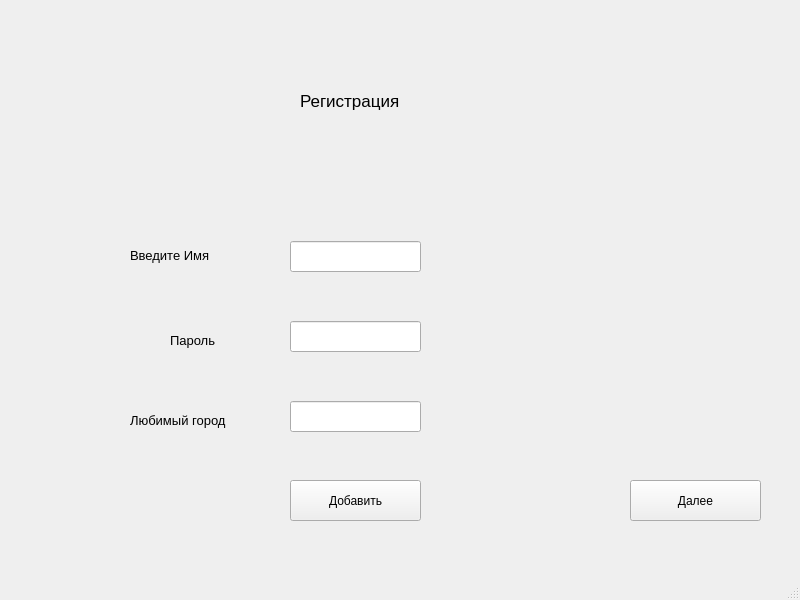
<?xml version="1.0" encoding="UTF-8"?>
<ui version="4.0">
 <class>MainWindow</class>
 <widget class="QMainWindow" name="MainWindow">
  <property name="geometry">
   <rect>
    <x>0</x>
    <y>0</y>
    <width>800</width>
    <height>600</height>
   </rect>
  </property>
  <property name="windowTitle">
   <string>MainWindow</string>
  </property>
  <widget class="QWidget" name="centralwidget">
   <widget class="QLabel" name="label">
    <property name="geometry">
     <rect>
      <x>10</x>
      <y>0</y>
      <width>811</width>
      <height>571</height>
     </rect>
    </property>
    <property name="text">
     <string/>
    </property>
    <property name="pixmap">
     <pixmap>1613686188_25-p-fon-dlya-prezentatsii-pogoda-25.png</pixmap>
    </property>
   </widget>
   <widget class="QLabel" name="label_2">
    <property name="geometry">
     <rect>
      <x>300</x>
      <y>80</y>
      <width>181</width>
      <height>41</height>
     </rect>
    </property>
    <property name="font">
     <font>
      <pointsize>13</pointsize>
     </font>
    </property>
    <property name="text">
     <string>Регистрация</string>
    </property>
   </widget>
   <widget class="QLabel" name="label_3">
    <property name="geometry">
     <rect>
      <x>130</x>
      <y>240</y>
      <width>141</width>
      <height>31</height>
     </rect>
    </property>
    <property name="font">
     <font>
      <pointsize>10</pointsize>
     </font>
    </property>
    <property name="text">
     <string>Введите Имя</string>
    </property>
   </widget>
   <widget class="QLabel" name="label_4">
    <property name="geometry">
     <rect>
      <x>170</x>
      <y>320</y>
      <width>61</width>
      <height>41</height>
     </rect>
    </property>
    <property name="font">
     <font>
      <pointsize>10</pointsize>
     </font>
    </property>
    <property name="text">
     <string>Пароль</string>
    </property>
   </widget>
   <widget class="QLineEdit" name="lineEdit">
    <property name="geometry">
     <rect>
      <x>290</x>
      <y>241</y>
      <width>131</width>
      <height>31</height>
     </rect>
    </property>
   </widget>
   <widget class="QLineEdit" name="lineEdit_2">
    <property name="geometry">
     <rect>
      <x>290</x>
      <y>321</y>
      <width>131</width>
      <height>31</height>
     </rect>
    </property>
   </widget>
   <widget class="QLineEdit" name="lineEdit_3">
    <property name="geometry">
     <rect>
      <x>290</x>
      <y>401</y>
      <width>131</width>
      <height>31</height>
     </rect>
    </property>
   </widget>
   <widget class="QLabel" name="label_5">
    <property name="geometry">
     <rect>
      <x>130</x>
      <y>410</y>
      <width>141</width>
      <height>20</height>
     </rect>
    </property>
    <property name="font">
     <font>
      <pointsize>10</pointsize>
     </font>
    </property>
    <property name="text">
     <string>Любимый город</string>
    </property>
   </widget>
   <widget class="QPushButton" name="pushButton">
    <property name="geometry">
     <rect>
      <x>630</x>
      <y>480</y>
      <width>131</width>
      <height>41</height>
     </rect>
    </property>
    <property name="text">
     <string>Далее</string>
    </property>
   </widget>
   <widget class="QPushButton" name="pushButton_2">
    <property name="geometry">
     <rect>
      <x>290</x>
      <y>480</y>
      <width>131</width>
      <height>41</height>
     </rect>
    </property>
    <property name="text">
     <string>Добавить</string>
    </property>
   </widget>
   <widget class="QLabel" name="label_6">
    <property name="geometry">
     <rect>
      <x>450</x>
      <y>400</y>
      <width>271</width>
      <height>31</height>
     </rect>
    </property>
    <property name="text">
     <string/>
    </property>
   </widget>
  </widget>
  <widget class="QMenuBar" name="menubar">
   <property name="geometry">
    <rect>
     <x>0</x>
     <y>0</y>
     <width>800</width>
     <height>26</height>
    </rect>
   </property>
  </widget>
  <widget class="QStatusBar" name="statusbar"/>
 </widget>
 <resources/>
 <connections/>
</ui>
